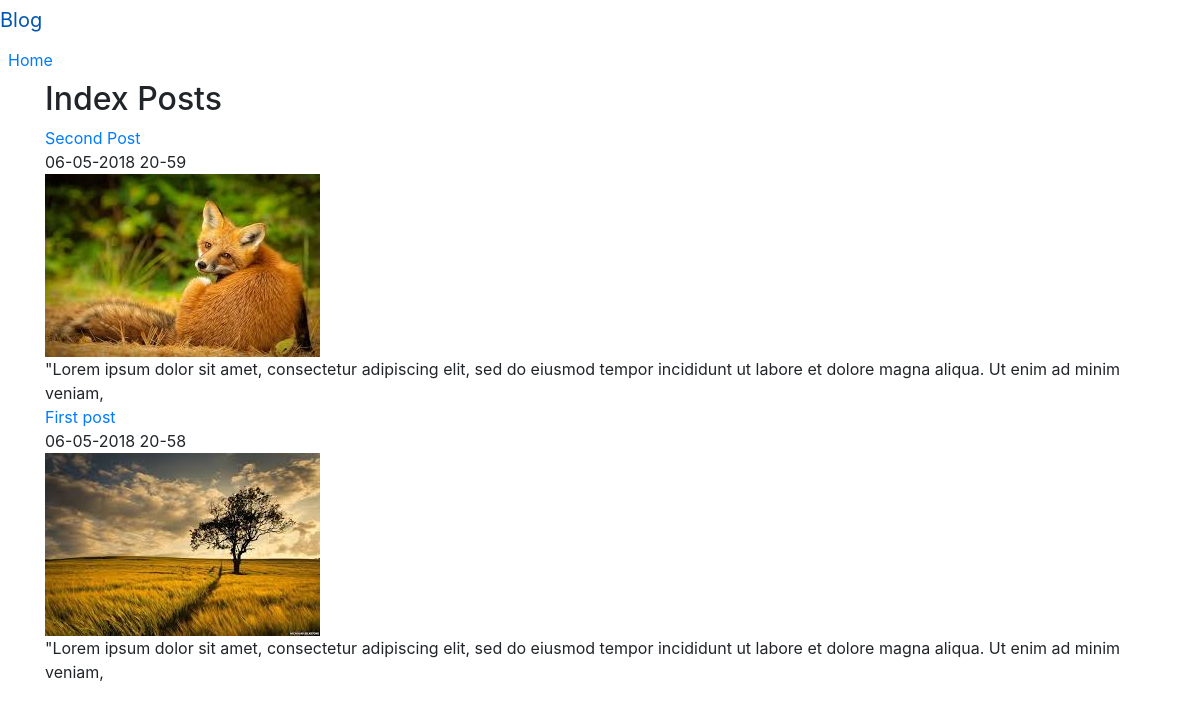
The page / on the database its author committed.
### posts/models.py (models this page shows, shortened)
class Post(models.Model):
    title = models.CharField(max_length=250)
    created_at = models.DateTimeField()
    image = models.ImageField(upload_to='media/')
    text = models.TextField()
    def pub_date(self):
        return self.created_at.strftime('%d-%m-%Y %H-%M')
    def text_150(self):
        return self.text[:150]

### posts/views.py (the view)
# urls.py: path('', views.index),
def index(request):
    posts = Post.objects.order_by('-created_at')
    return render(request, 'posts/index.html', {'posts':posts})

### posts/templates/posts/index.html (shortened to what this page needs)
<!doctype html>
<html lang="en">
  <head>
    <link rel="stylesheet" href="https://stackpath.bootstrapcdn.com/bootstrap/4.1.1/css/bootstrap.min.css">
  </head>
  <body>
    <nav class="navbar-inverse navbar-expand-lg navbar-inverse bg-inverse">
      <a class="navbar-brand" href="/">Blog</a>
      <div class="collapse navbar-collapse" id="navbarNav">
        <ul class="navbar-nav">
          <li class="nav-item active">
            <a class="nav-link" href="#">Home <span class="sr-only">(current)</span></a>
          </li>
        </ul>
      </div>
    </nav>
    <div class="container">
      <h2>Index Posts</h2>
      {% for post in posts.all %}
      <div class="posts-container">
        <div>
          <a href="{% url 'show-post' post.id %}">{{ post.title }}</a>
        </div>
        <div>
          {{ post.pub_date }}
        </div>
        <img src="{{ post.image.url }}" style="height: 100;">
        <div>
          {{ post.text_150 }}
        </div>
      </div>
      {% endfor %}
    </div>
  </body>
</html>

### rows shown on the page
Post: title "Second Post", pub_date "06-05-2018 20-59", image (picture), text_150 "\"Lorem ipsum dolor sit amet, consectetur adipiscing elit, sed do eiusmod tempor incididunt ut labore et dolore magna aliqua. Ut enim ad minim veniam,"
Post: title "First post", pub_date "06-05-2018 20-58", image (picture), text_150 "\"Lorem ipsum dolor sit amet, consectetur adipiscing elit, sed do eiusmod tempor incididunt ut labore et dolore magna aliqua. Ut enim ad minim veniam,"
